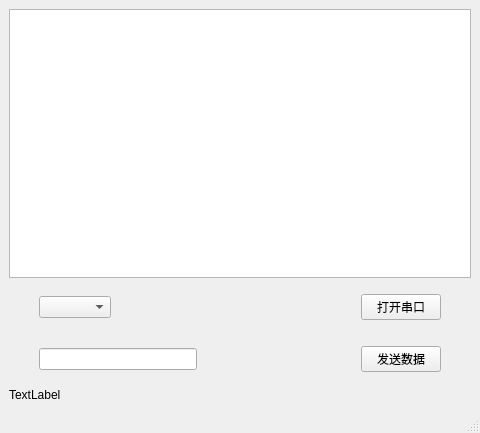
<?xml version="1.0" encoding="UTF-8"?>
<ui version="4.0">
 <class>MainWindow</class>
 <widget class="QMainWindow" name="MainWindow">
  <property name="geometry">
   <rect>
    <x>0</x>
    <y>0</y>
    <width>480</width>
    <height>433</height>
   </rect>
  </property>
  <property name="windowTitle">
   <string>MainWindow</string>
  </property>
  <widget class="QWidget" name="centralwidget">
   <layout class="QGridLayout" name="gridLayout">
    <item row="2" column="0">
     <layout class="QHBoxLayout" name="horizontalLayout_2">
      <property name="leftMargin">
       <number>30</number>
      </property>
      <property name="topMargin">
       <number>10</number>
      </property>
      <property name="rightMargin">
       <number>30</number>
      </property>
      <property name="bottomMargin">
       <number>10</number>
      </property>
      <item>
       <widget class="QLineEdit" name="lineEdit"/>
      </item>
      <item>
       <spacer name="horizontalSpacer">
        <property name="orientation">
         <enum>Qt::Horizontal</enum>
        </property>
        <property name="sizeHint" stdset="0">
         <size>
          <width>88</width>
          <height>20</height>
         </size>
        </property>
       </spacer>
      </item>
      <item>
       <widget class="QPushButton" name="send_data">
        <property name="text">
         <string>发送数据</string>
        </property>
       </widget>
      </item>
     </layout>
    </item>
    <item row="0" column="0">
     <widget class="QTextEdit" name="textEdit"/>
    </item>
    <item row="3" column="0">
     <widget class="QLabel" name="label">
      <property name="text">
       <string>TextLabel</string>
      </property>
     </widget>
    </item>
    <item row="1" column="0">
     <layout class="QHBoxLayout" name="horizontalLayout">
      <property name="leftMargin">
       <number>30</number>
      </property>
      <property name="topMargin">
       <number>10</number>
      </property>
      <property name="rightMargin">
       <number>30</number>
      </property>
      <property name="bottomMargin">
       <number>10</number>
      </property>
      <item>
       <widget class="QComboBox" name="comboBox"/>
      </item>
      <item>
       <spacer name="horizontalSpacer_2">
        <property name="orientation">
         <enum>Qt::Horizontal</enum>
        </property>
        <property name="sizeHint" stdset="0">
         <size>
          <width>60</width>
          <height>20</height>
         </size>
        </property>
       </spacer>
      </item>
      <item>
       <widget class="QPushButton" name="open_serialport">
        <property name="text">
         <string>打开串口</string>
        </property>
       </widget>
      </item>
     </layout>
    </item>
   </layout>
  </widget>
  <widget class="QMenuBar" name="menubar">
   <property name="geometry">
    <rect>
     <x>0</x>
     <y>0</y>
     <width>480</width>
     <height>17</height>
    </rect>
   </property>
  </widget>
  <widget class="QStatusBar" name="statusbar"/>
 </widget>
 <resources/>
 <connections/>
</ui>
